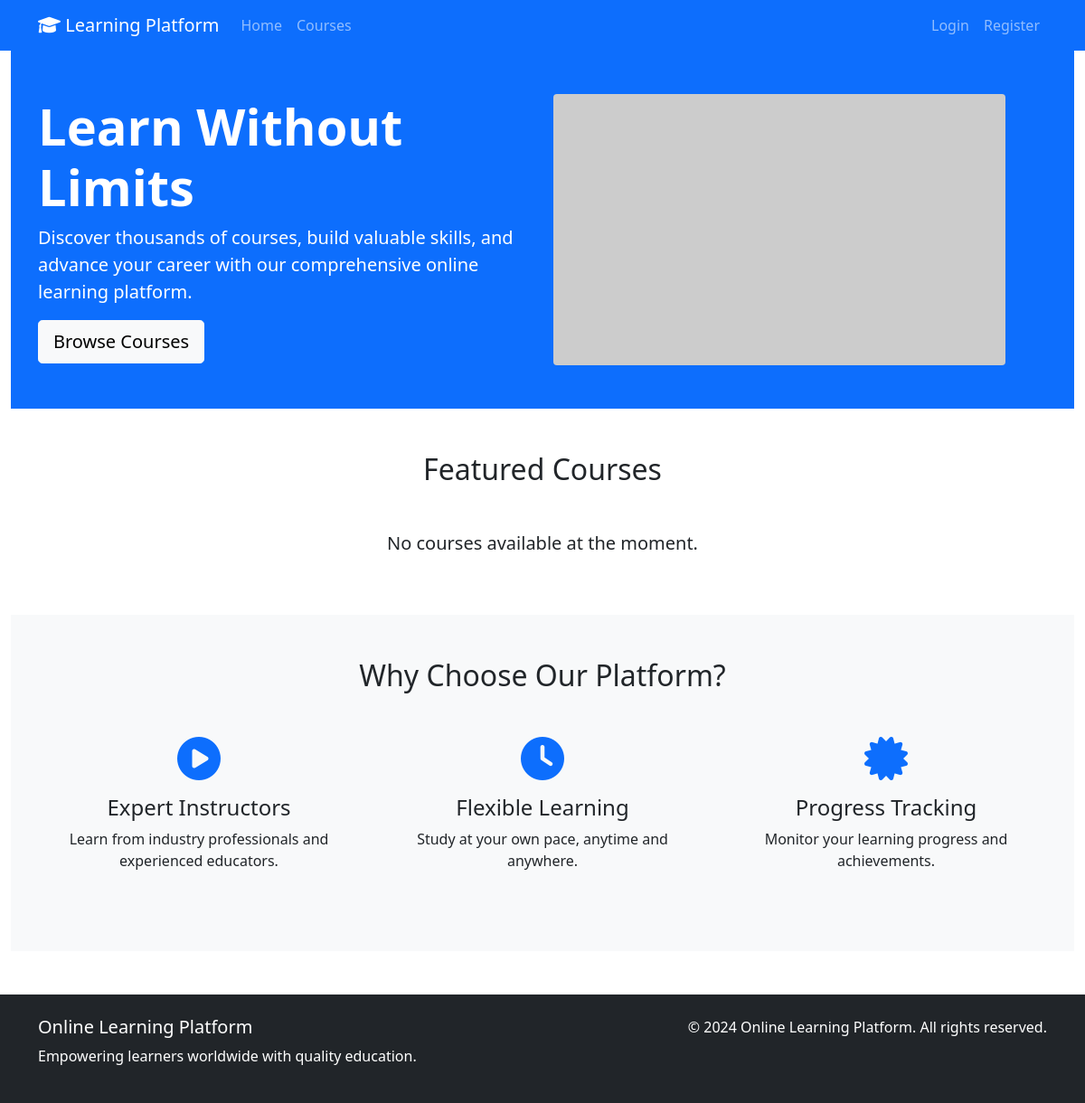
The app's page /, older data.
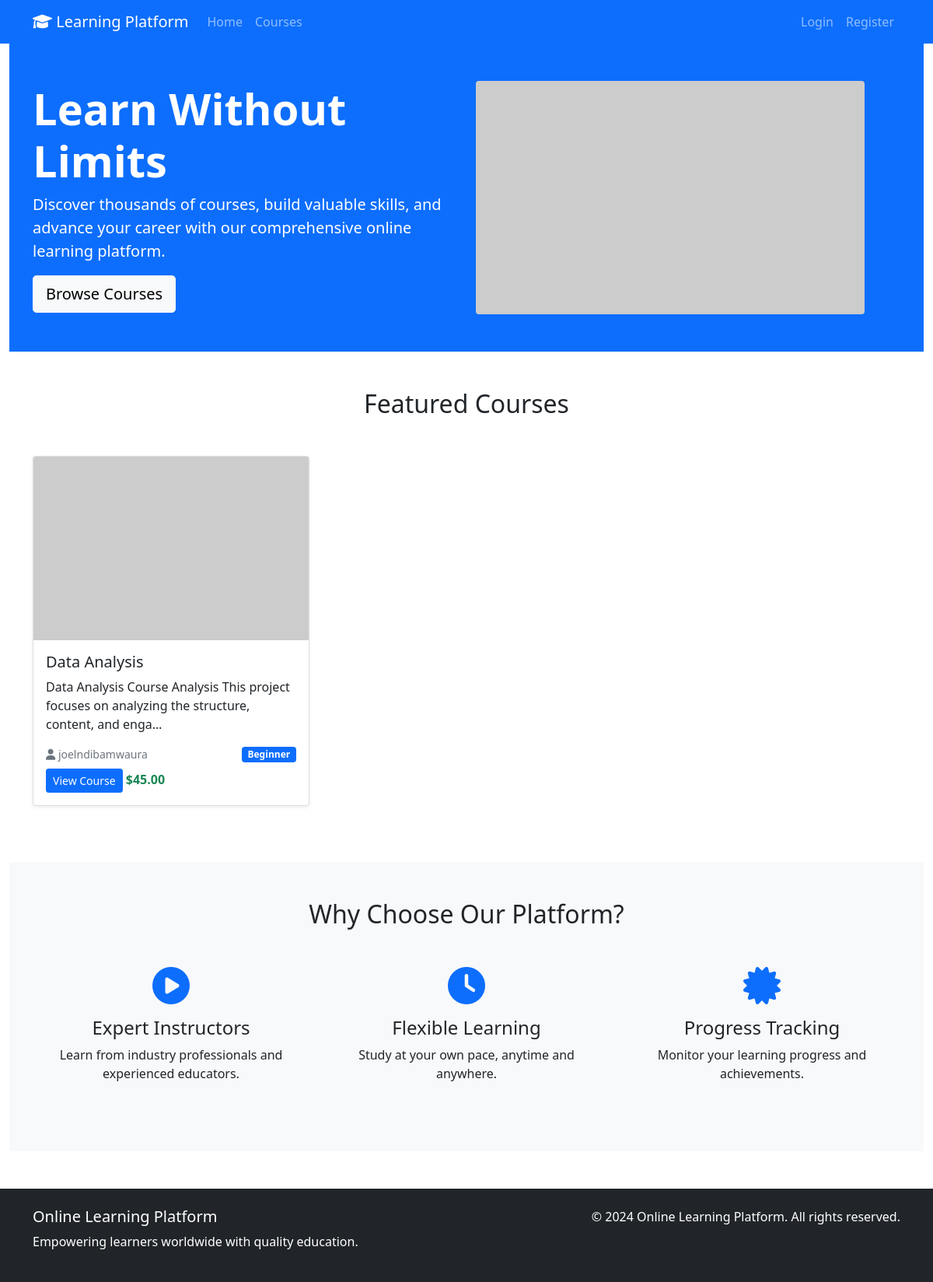
The same page, newer data.
### courses/models.py (models this page shows, shortened)
class Course(models.Model):
    DIFFICULTY_CHOICES = [
        ('beginner', 'Beginner'),
        ('intermediate', 'Intermediate'),
        ('advanced', 'Advanced'),
    ]
    title = models.CharField(max_length=200)
    slug = models.SlugField(max_length=200, unique=True, null=True, blank=True)  # Temporarily nullable
    description = models.TextField()
    instructor = models.ForeignKey(User, on_delete=models.CASCADE, related_name='created_courses')
    category = models.ForeignKey(Category, on_delete=models.CASCADE)
    difficulty = models.CharField(max_length=20, choices=DIFFICULTY_CHOICES, default='beginner')
    duration_weeks = models.PositiveIntegerField(default=4)
    price = models.DecimalField(max_digits=8, decimal_places=2, default=0.00)
    image = models.ImageField(upload_to='course_images/', blank=True, null=True)
    created_at = models.DateTimeField(auto_now_add=True)
    updated_at = models.DateTimeField(auto_now=True)
    is_active = models.BooleanField(default=True)

### courses/views.py (the view)
# urls.py: path('', views.home, name='home'),
def home(request):
    featured_courses = Course.objects.filter(is_active=True)[:6]
    categories = Category.objects.all()
    return render(request, 'courses/home.html', {
        'featured_courses': featured_courses,
        'categories': categories
    })

### templates/courses/home.html (shortened to what this page needs)
{% extends 'base.html' %}
{% block content %}
<div class="hero-section bg-primary text-white py-5">
    <div class="container">
        <div class="row align-items-center">
            <div class="col-lg-6">
                <h1 class="display-4 fw-bold">Learn Without Limits</h1>
                <p class="lead">Discover thousands of courses, build valuable skills, and advance your career with our comprehensive online learning platform.</p>
                <a href="{% url 'course_list' %}" class="btn btn-light btn-lg">Browse Courses</a>
            </div>
            <div class="col-lg-6">
                <img src="https://via.placeholder.com/500x300/ffffff/0d6efd?text=Online+Learning" class="img-fluid rounded" alt="Online Learning">
            </div>
        </div>
    </div>
</div>
<div class="container my-5">
    <h2 class="text-center mb-5">Featured Courses</h2>
    <div class="row">
        {% for course in featured_courses %}
        <div class="col-md-4 mb-4">
            <div class="card h-100 shadow-sm">
                {% if course.image %}
                <img src="{{ course.image.url }}" class="card-img-top" alt="{{ course.title }}" style="height: 200px; object-fit: cover;">
                {% else %}
                <img src="https://via.placeholder.com/300x200/f8f9fa/6c757d?text={{ course.title|truncatechars:10 }}" class="card-img-top" alt="{{ course.title }}">
                {% endif %}
                <div class="card-body d-flex flex-column">
                    <h5 class="card-title">{{ course.title }}</h5>
                    <p class="card-text">{{ course.description|truncatechars:100 }}</p>
                    <div class="mt-auto">
                        <div class="d-flex justify-content-between align-items-center">
                            <small class="text-muted">
                                <i class="fas fa-user"></i> {{ course.instructor.get_full_name|default:course.instructor.username }}
                            </small>
                            <span class="badge bg-primary">{{ course.get_difficulty_display }}</span>
                        </div>
                        <div class="mt-2">
                            <a href="{% url 'course_detail' course.pk %}" class="btn btn-primary btn-sm">View Course</a>
                            {% if course.price > 0 %}
                            <span class="text-success fw-bold">${{ course.price }}</span>
                            {% else %}
                            <span class="text-success fw-bold">Free</span>
                            {% endif %}
                        </div>
                    </div>
                </div>
            </div>
        </div>
        {% empty %}
        <div class="col-12 text-center">
            <p class="lead">No courses available at the moment.</p>
        </div>
        {% endfor %}
    </div>
</div>
<div class="bg-light py-5">
    <div class="container">
        <h2 class="text-center mb-5">Why Choose Our Platform?</h2>
        <div class="row">
            <div class="col-md-4 text-center mb-4">
                <i class="fas fa-play-circle fa-3x text-primary mb-3"></i>
                <h4>Expert Instructors</h4>
                <p>Learn from industry professionals and experienced educators.</p>
            </div>
            <div class="col-md-4 text-center mb-4">
                <i class="fas fa-clock fa-3x text-primary mb-3"></i>
                <h4>Flexible Learning</h4>
                <p>Study at your own pace, anytime and anywhere.</p>
            </div>
            <div class="col-md-4 text-center mb-4">
                <i class="fas fa-certificate fa-3x text-primary mb-3"></i>
                <h4>Progress Tracking</h4>
                <p>Monitor your learning progress and achievements.</p>
            </div>
        </div>
    </div>
</div>
{% endblock %}

### templates/base.html (shortened to what this page needs)
<!DOCTYPE html>
<html lang="en">
<head>
    <link href="https://cdn.jsdelivr.net/npm/bootstrap@5.1.3/dist/css/bootstrap.min.css" rel="stylesheet">
    <link href="https://cdnjs.cloudflare.com/ajax/libs/font-awesome/6.0.0/css/all.min.css" rel="stylesheet">
</head>
<body>
    <nav class="navbar navbar-expand-lg navbar-dark bg-primary">
        <div class="container">
            <a class="navbar-brand" href="{% url 'home' %}">
                <i class="fas fa-graduation-cap"></i> Learning Platform
            </a>
            <div class="collapse navbar-collapse" id="navbarNav">
                <ul class="navbar-nav me-auto">
                    <li class="nav-item">
                        <a class="nav-link" href="{% url 'home' %}">Home</a>
                    </li>
                    <li class="nav-item">
                        <a class="nav-link" href="{% url 'course_list' %}">Courses</a>
                    </li>
                </ul>
                <ul class="navbar-nav">
                    {% if user.is_authenticated %}
                    <li class="nav-item dropdown">
                        <a class="nav-link dropdown-toggle" href="#" id="navbarDropdown" role="button" data-bs-toggle="dropdown">
                            <i class="fas fa-user"></i> {{ user.username }}
                        </a>
                        <ul class="dropdown-menu">
                            <li><a class="dropdown-item" href="{% url 'profile' %}">Profile</a></li>
                            <li><hr class="dropdown-divider"></li>
                            <li><a class="dropdown-item" href="{% url 'logout' %}">Logout</a></li>
                        </ul>
                    </li>
                    {% else %}
                    <li class="nav-item">
                        <a class="nav-link" href="{% url 'login' %}">Login</a>
                    </li>
                    <li class="nav-item">
                        <a class="nav-link" href="{% url 'register' %}">Register</a>
                    </li>
                    {% endif %}
                </ul>
            </div>
        </div>
    </nav>
    <main class="container-fluid">
        {% block content %}
        {% endblock %}
    </main>
    <footer class="bg-dark text-white py-4 mt-5">
        <div class="container">
            <div class="row">
                <div class="col-md-6">
                    <h5>Online Learning Platform</h5>
                    <p>Empowering learners worldwide with quality education.</p>
                </div>
                <div class="col-md-6 text-md-end">
                    <p>&copy; 2024 Online Learning Platform. All rights reserved.</p>
                </div>
            </div>
        </div>
    </footer>
</body>
</html>

Row changes from the older to the newer data that the page shows:
added Course: title "Data Analysis", description "Data Analysis Course Analysis This project focuses on analyzing the structure, content, and enga…", instructor.get_full_name "joelndibamwaura", difficulty "Beginner", price "45.00"
Text that changed along with them:
text no longer shown: "No courses available at the moment."
